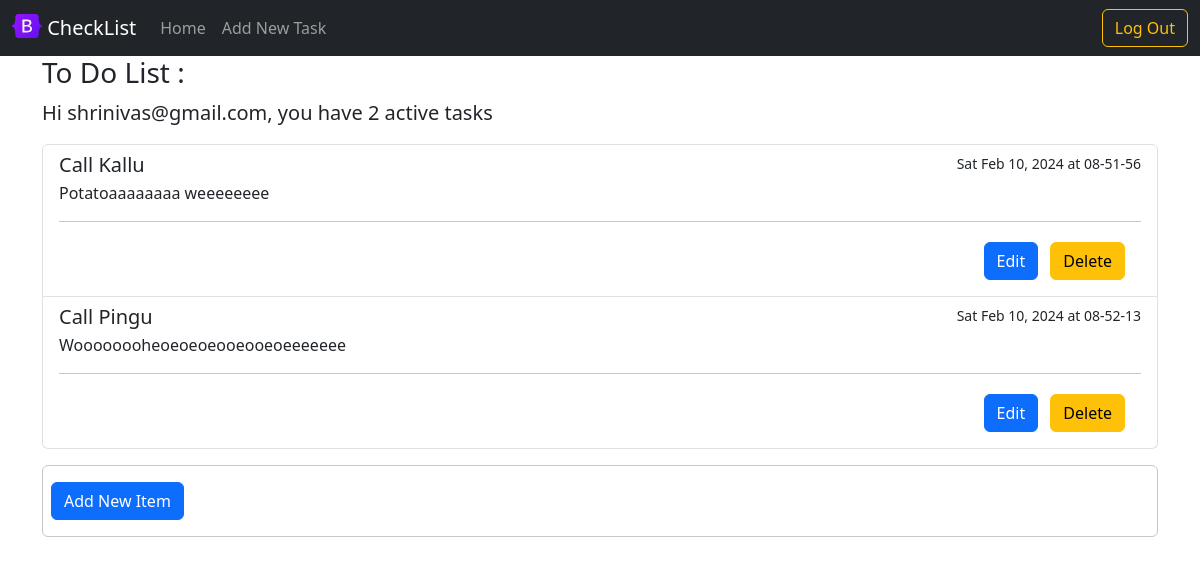
Screenshot of / (signed in) with the database file from the repository.
### model.py (models this page shows)
class User(db.Model):
  __tablename__="user"
  id = db.Column('id', db.Integer, primary_key = True)
  name = db.Column(db.String(100))
  password = db.Column(db.String(100))
  type = db.Column(db.String(100))

class Todo(db.Model):
  __tablename__="todo"
  id = db.Column('id', db.Integer, primary_key = True)
  user_id = db.Column('user_id', db.Integer)
  title = db.Column(db.String(100))
  description = db.Column(db.String(250))
  created_on = db.Column(db.String(100))

### controller.py (the view)
@app.route("/")
def home():
  if "user_id" in session:
    user_id = session["user_id"]
    name = session["name"]
    todo_query = Todo.query.filter_by(user_id=user_id)
    df = True
    items = []
    view = {
      'name': '',
      'tasks': 0
    }
    if todo_query:
      df = False
      user_view_data = UserTodo.query.filter_by(userid=user_id).first()
      if user_view_data:
        view['name'] = user_view_data.name
        view['tasks'] = int(user_view_data.tasks)
      for el in todo_query:
        time_data = datetime.strftime(datetime.fromtimestamp(float(el.created_on)),"%a %b %d, %Y at %H-%M-%S")
        items.append({
          'id': el.id,
          'title':el.title,
          'desc':el.description,
          'added':time_data
        })
    return render_template("index.html", login=True, username=name, items=items, empty=df, user_data=view)
  else:
    return redirect("/login")

### templates/index.html (shortened to what this page needs)
{% extends "base.html" %}
  {% block main %}
  <div class="container">
    <header>
      <h3>To Do List : {{ ding }}</h3>
    </header>
    <section>
      {% if empty %}
        <figure class="text-center">
          <blockquote class="blockquote">
            <p>No Items Found in your To Do List</p>
          </blockquote>
          <figcaption class="blockquote-footer">
            To Do <cite title="Source Title">or Not to Do</cite>
          </figcaption>
        </figure>
      {% else %}
        <p class="lead">
          Hi <strong>{{user_data.name}}</strong>, you have {{user_data.tasks}} active tasks
        </p>
        <div class="list-group">
          {% for item in items %}
          <div class="list-group-item list-group-item-action" aria-current="true">
            <div class="d-flex w-100 justify-content-between">
              <h5 class="mb-1">{{item.title}}</h5>
              <small>{{item.added}}</small>
            </div>
            <p class="mb-1">{{item.desc}}</p>
            <hr />
            <div class="d-block pt-1 px-2 pb-2 text-end">
              <a href="/edit_item/{{item.id}}" class="btn btn-primary me-2">Edit</a>
              <a href="/delete_item/{{item.id}}" class="btn btn-warning me-2">Delete</a>
            </div>
          </div>
          {% endfor %}
        </div>
      {% endif %}
    </section>
    <footer>
      <div class="mt-3 py-3 px-2 border border-1 border-secondary-subtle rounded">
        <a href="/add_item" type="button" class="btn btn-primary">Add New Item</a>
      </div>
    </footer>
  </div>
  {% endblock %}

### templates/base.html (shortened to what this page needs)
<!DOCTYPE html>
<html lang="en">
<head>
  <link rel="stylesheet" href="https://cdn.jsdelivr.net/npm/bootstrap@5.3.2/dist/css/bootstrap.min.css" />
</head>
<body>
  <nav class="navbar bg-dark navbar-expand-lg" data-bs-theme="dark">
    <div class="container-fluid">
      <a class="navbar-brand" href="#">
        <img src="static/logo.svg" alt="Logo" width="30" height="24" class="d-inline-block align-text-top">
        CheckList
      </a>
      {% if login %}
      <div class="collapse navbar-collapse" id="navbarSupportedContent">
        <ul class="navbar-nav me-auto mb-2 mb-lg-0">
          <li class="nav-item">
            <a class="nav-link" aria-current="page" href="/">Home</a>
          </li>
          <li class="nav-item">
            <a class="nav-link" href="/add_item">Add New Task</a>
          </li>
        </ul>
        <form class="d-flex" role="search">
          <a href="/logout" class="btn btn-outline-warning" type="button">Log Out</a>
        </form>
        {% else %}
        <form class="d-flex" role="search">
          <a href="/register" class="btn btn-outline-warning" type="button">Sign Up</a>
        </form>
        {% endif %}
      </div>
    </div>
  </nav>
  <div class="w-100">
    {% block main %}
    {%  endblock %}
  </div>
</body>
</html>

### rows the page displays
User: name "shrinivas@gmail.com"
Todo: title "Call Kallu", added "Sat Feb 10, 2024 at 08-51-56", desc "Potatoaaaaaaaa weeeeeeee"
Todo: title "Call Pingu", added "Sat Feb 10, 2024 at 08-52-13", desc "Woooooooheoeoeoeooeooeoeeeeeee"

### other values shown
{{ user_data.tasks }} "2"
